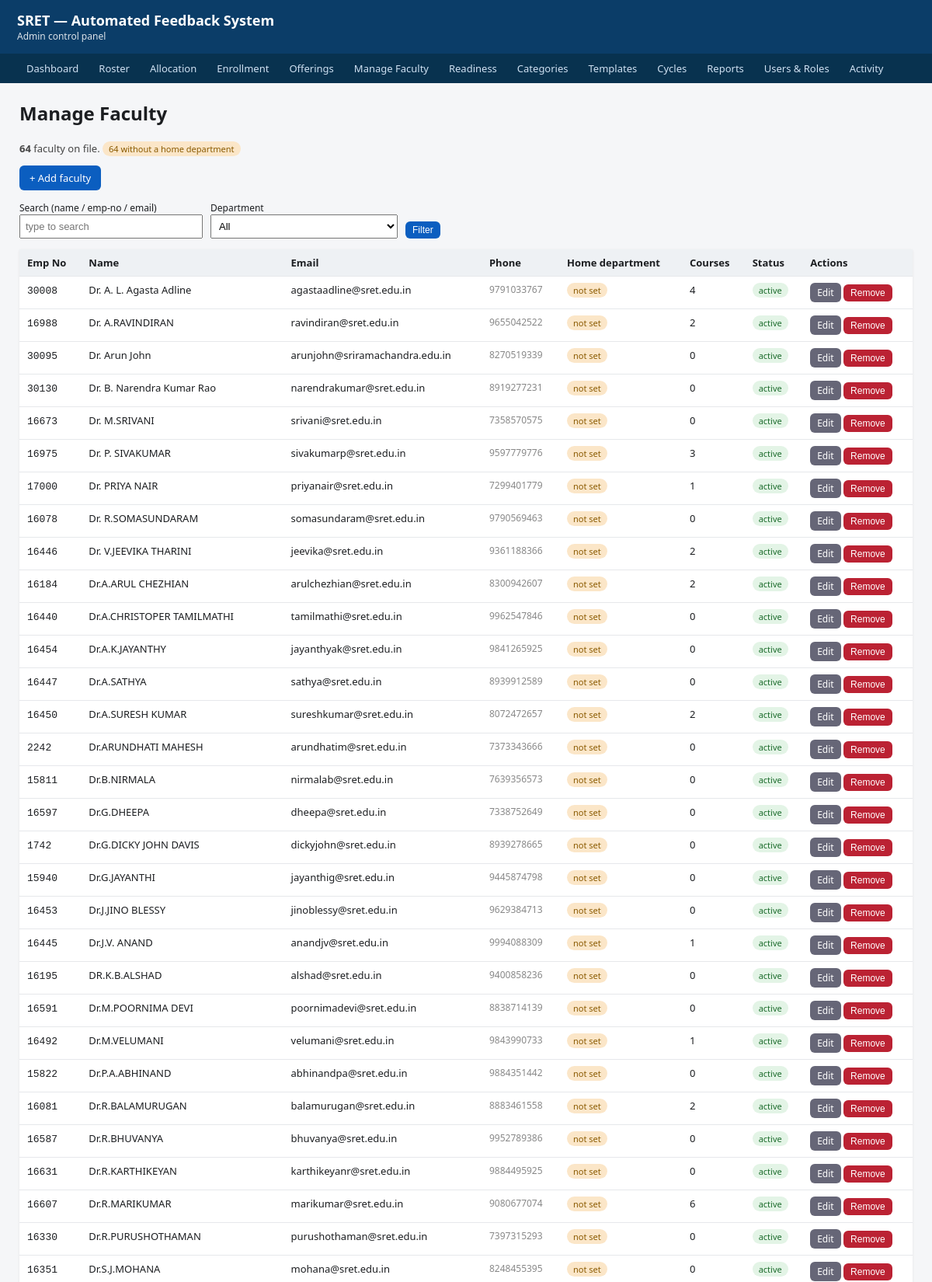
Page /admin/faculty (upper part) on the committed database.
### tables this page shows
CREATE TABLE faculty (
            emp_no         TEXT PRIMARY KEY,          -- employee/staff number: the stable key
            name           TEXT,                      -- canonical display name
            email          TEXT,                      -- institutional email (managed here)
            phone          TEXT,                      -- contact number (optional)
            home_dept_code TEXT,                      -- their department (-> HOD who endorses); NULLABLE
            status         TEXT NOT NULL DEFAULT 'active',  -- 'active' | 'inactive'
            created_by     TEXT,                      -- audit: who/what created the row
            created_at     TEXT NOT NULL DEFAULT (datetime('now')),
            FOREIGN KEY (home_dept_code) REFERENCES department(code)
        );

### admin/faculty.py (the view)
@admin_bp.route("/faculty")
def faculty_list():
    master = get_master()
    q = (request.args.get("q", "") or "").strip()
    dept = (request.args.get("dept", "") or "").strip().upper()
    clauses, params = [], []
    if q:
        clauses.append("(emp_no LIKE ? OR name LIKE ? OR email LIKE ?)")
        params += ["%%%s%%" % q, "%%%s%%" % q, "%%%s%%" % q]
    if dept:
        clauses.append("home_dept_code = ?"); params.append(dept)
    where = ("WHERE " + " AND ".join(clauses)) if clauses else ""
    rows = master.execute(
        "SELECT * FROM faculty %s ORDER BY name COLLATE NOCASE" % where, params
    ).fetchall()
    counts = {r["faculty_id"]: r["n"] for r in master.execute(
        "SELECT faculty_id, COUNT(*) AS n FROM offering "
        "WHERE faculty_id IS NOT NULL AND faculty_id != '' GROUP BY faculty_id"
    ).fetchall()}
    n_total = master.execute("SELECT COUNT(*) n FROM faculty").fetchone()["n"]
    n_no_email = master.execute(
        "SELECT COUNT(*) n FROM faculty WHERE email IS NULL OR email=''").fetchone()["n"]
    n_no_dept = master.execute(
        "SELECT COUNT(*) n FROM faculty WHERE home_dept_code IS NULL").fetchone()["n"]
    master.close()
    return render_template(
        "faculty_list.html", faculty=rows, counts=counts,
        dept_label=_dept_label, dept_codes=Config.DEPT_CODES,
        q=q, dept=dept, n_total=n_total, n_no_email=n_no_email, n_no_dept=n_no_dept)

### activity_log.py (called while the page is built, shortened)
def _should_log(response):
    if request.blueprint == "student":
        return False
    if request.endpoint == "static" or request.endpoint is None:
        return False
    if request.method in _MUTATING_METHODS:
        return True
    if request.endpoint in SENSITIVE_GET:
        return True
    return False

def _after_request(response):
    try:
        if not _should_log(response):
            return response
    except Exception as exc:            # noqa: BLE001 — the hook must be bullet-proof
        print("activity_log: after_request hook error — %s" % exc, file=sys.stderr)
    return response

### db.py (called while the page is built)
def _configure(conn: sqlite3.Connection) -> sqlite3.Connection:
    conn.row_factory = sqlite3.Row
    conn.execute("PRAGMA journal_mode=WAL;")
    conn.execute("PRAGMA foreign_keys=ON;")
    conn.execute("PRAGMA synchronous=NORMAL;")
    return conn

def _ensure_data_dir() -> None:
    os.makedirs(Config.DATA_DIR, exist_ok=True)

def get_master() -> sqlite3.Connection:
    _ensure_data_dir()
    conn = sqlite3.connect(Config.MASTER_DB)
    return _configure(conn)

### templates/faculty_list.html (shortened to what this page needs)
{% extends "base.html" %}
{% block content %}
  <h2 style="margin-top:0">Manage Faculty</h2>
  <p class="stat">
    <strong>{{ n_total }}</strong> faculty on file.
    {% if n_no_dept %}<span class="pill warn">{{ n_no_dept }} without a home department</span>{% endif %}
  </p>
  <div style="margin-bottom:14px; display:flex; gap:10px; flex-wrap:wrap; align-items:center">
    <a class="btn" href="{{ url_for('admin.faculty_new') }}">+ Add faculty</a>
  </div>
  <form class="filters" method="get" action="{{ url_for('admin.faculty_list') }}">
    <div><label>Search (name / emp-no / email)</label>
      <input name="q" value="{{ q }}" placeholder="type to search" style="min-width:220px"></div>
    <div><label>Department</label>
      <select name="dept">
        <option value="">All</option>
      </select></div>
    <button class="btn small" type="submit">Filter</button>
  </form>
  <table>
    <thead>
      <tr><th>Emp No</th><th>Name</th><th>Email</th><th>Phone</th>
          <th>Home department</th><th>Courses</th><th>Status</th><th>Actions</th></tr>
    </thead>
    <tbody>
      {% for f in faculty %}
        <tr>
          <td><code>{{ f.emp_no }}</code></td>
          <td>{{ f.name or '—' }}</td>
          <td>
            {% if f.email %}{{ f.email }}
            {% else %}<span class="pill warn">no email</span>{% endif %}
          </td>
          <td class="muted">{{ f.phone or '—' }}</td>
          <td>
            {% if f.home_dept_code %}{{ dept_label(f.home_dept_code) }}
            {% else %}<span class="pill warn">not set</span>{% endif %}
          </td>
          <td>{{ counts.get(f.emp_no, 0) }}</td>
          <td>
            {% if f.status == 'active' %}<span class="pill ok">active</span>
            {% else %}<span class="pill warn">inactive</span>{% endif %}
          </td>
          <td style="white-space:nowrap">
            <a class="btn small grey" href="{{ url_for('admin.faculty_edit', emp_no=f.emp_no) }}">Edit</a>
            <form class="inline" method="post"
                  action="{{ url_for('admin.faculty_delete', emp_no=f.emp_no) }}"
                  onsubmit="return confirm('Remove {{ f.name }} ({{ f.emp_no }})? Offerings still using this emp-no will not resolve an email/HOD until reassigned. To just retire them, use Edit → mark inactive instead.');">
              <button class="btn small danger" type="submit">Remove</button>
            </form>
          </td>
        </tr>
      {% endfor %}
    </tbody>
  </table>
{% endblock %}

### templates/base.html (style rules this page uses)
body { font-family: system-ui, Arial, sans-serif; margin: 0; background:#f5f6f8; color:#1c1e21; }
table { border-collapse:collapse; width:100%; background:#fff; box-shadow:0 1px 3px rgba(0,0,0,.08); }
th, td { text-align:left; padding:8px 10px; border-bottom:1px solid #e6e8eb; font-size:13px; vertical-align:top; }
th { background:#eef1f4; position:sticky; top:0; }
.pill { display:inline-block; padding:2px 8px; border-radius:10px; font-size:11px; }
.pill.ok { background:#e3f4e6; color:#1b6b2b; }
.pill.warn { background:#fbe6c8; color:#8a5a00; }
a.btn, button.btn { display:inline-block; background:#0b5ec0; color:#fff; border:none; padding:7px 13px; border-radius:6px; font-size:13px; text-decoration:none; cursor:pointer; }
a.btn.small, button.btn.small { padding:4px 9px; font-size:12px; }
.filters { margin-bottom:14px; display:flex; gap:10px; flex-wrap:wrap; align-items:end; }
.filters label { font-size:12px; display:block; }
.filters select, .filters input { padding:6px; font-size:13px; }
.stat { font-size:13px; color:#444; margin-bottom:12px; }
form.inline { display:inline; }
.btn.danger { background:#b23; }
.btn.grey { background:#667; }
.muted { color:#888; font-size:12px; }

### rows in the picture
faculty: emp_no "30008", name "Dr. A. L. Agasta Adline", email "agastaadline@sret.edu.in", phone "9791033767", get "4", status "active"
faculty: emp_no "16988", name "Dr. A.RAVINDIRAN", email "ravindiran@sret.edu.in", phone "9655042522", get "2", status "active"
faculty: emp_no "30095", name "Dr. Arun John", email "arunjohn@sriramachandra.edu.in", phone "8270519339", get "0", status "active"
faculty: emp_no "30130", name "Dr. B. Narendra Kumar Rao", email "narendrakumar@sret.edu.in", phone "8919277231", get "0", status "active"
faculty: emp_no "16673", name "Dr. M.SRIVANI", email "srivani@sret.edu.in", phone "7358570575", get "0", status "active"
faculty: emp_no "16975", name "Dr. P. SIVAKUMAR", email "sivakumarp@sret.edu.in", phone "9597779776", get "3", status "active"
faculty: emp_no "17000", name "Dr. PRIYA NAIR", email "priyanair@sret.edu.in", phone "7299401779", get "1", status "active"
faculty: emp_no "16078", name "Dr. R.SOMASUNDARAM", email "somasundaram@sret.edu.in", phone "9790569463", get "0", status "active"
faculty: emp_no "16446", name "Dr. V.JEEVIKA THARINI", email "jeevika@sret.edu.in", phone "9361188366", get "2", status "active"
faculty: emp_no "16184", name "Dr.A.ARUL CHEZHIAN", email "arulchezhian@sret.edu.in", phone "8300942607", get "2", status "active"
faculty: emp_no "16440", name "Dr.A.CHRISTOPER TAMILMATHI", email "tamilmathi@sret.edu.in", phone "9962547846", get "0", status "active"
faculty: emp_no "16454", name "Dr.A.K.JAYANTHY", email "jayanthyak@sret.edu.in", phone "9841265925", get "0", status "active"
faculty: emp_no "16447", name "Dr.A.SATHYA", email "sathya@sret.edu.in", phone "8939912589", get "0", status "active"
faculty: emp_no "16450", name "Dr.A.SURESH KUMAR", email "sureshkumar@sret.edu.in", phone "8072472657", get "2", status "active"
faculty: emp_no "2242", name "Dr.ARUNDHATI MAHESH", email "arundhatim@sret.edu.in", phone "7373343666", get "0", status "active"
faculty: emp_no "15811", name "Dr.B.NIRMALA", email "nirmalab@sret.edu.in", phone "7639356573", get "0", status "active"
faculty: emp_no "16597", name "Dr.G.DHEEPA", email "dheepa@sret.edu.in", phone "7338752649", get "0", status "active"
faculty: emp_no "1742", name "Dr.G.DICKY JOHN DAVIS", email "dickyjohn@sret.edu.in", phone "8939278665", get "0", status "active"
faculty: emp_no "15940", name "Dr.G.JAYANTHI", email "jayanthig@sret.edu.in", phone "9445874798", get "0", status "active"
faculty: emp_no "16453", name "Dr.J.JINO BLESSY", email "jinoblessy@sret.edu.in", phone "9629384713", get "0", status "active"
faculty: emp_no "16445", name "Dr.J.V. ANAND", email "anandjv@sret.edu.in", phone "9994088309", get "1", status "active"
faculty: emp_no "16195", name "DR.K.B.ALSHAD", email "alshad@sret.edu.in", phone "9400858236", get "0", status "active"
faculty: emp_no "16591", name "Dr.M.POORNIMA DEVI", email "poornimadevi@sret.edu.in", phone "8838714139", get "0", status "active"
faculty: emp_no "16492", name "Dr.M.VELUMANI", email "velumani@sret.edu.in", phone "9843990733", get "1", status "active"
faculty: emp_no "15822", name "Dr.P.A.ABHINAND", email "abhinandpa@sret.edu.in", phone "9884351442", get "0", status "active"
faculty: emp_no "16081", name "Dr.R.BALAMURUGAN", email "balamurugan@sret.edu.in", phone "8883461558", get "2", status "active"
faculty: emp_no "16587", name "Dr.R.BHUVANYA", email "bhuvanya@sret.edu.in", phone "9952789386", get "0", status "active"
faculty: emp_no "16631", name "Dr.R.KARTHIKEYAN", email "karthikeyanr@sret.edu.in", phone "9884495925", get "0", status "active"
faculty: emp_no "16607", name "Dr.R.MARIKUMAR", email "marikumar@sret.edu.in", phone "9080677074", get "6", status "active"
faculty: emp_no "16330", name "Dr.R.PURUSHOTHAMAN", email "purushothaman@sret.edu.in", phone "7397315293", get "0", status "active"
faculty: emp_no "16351", name "Dr.S.J.MOHANA", email "mohana@sret.edu.in", phone "8248455395", get "0", status "active"

### other values in the picture
{{ n_total }} "64"
{{ n_no_dept }} "64"
